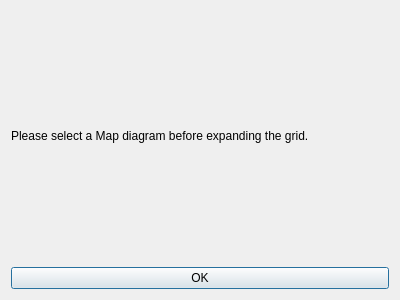
<?xml version="1.0" encoding="UTF-8"?>
<ui version="4.0">
 <class>Dialog</class>
 <widget class="QDialog" name="Dialog">
  <property name="geometry">
   <rect>
    <x>0</x>
    <y>0</y>
    <width>400</width>
    <height>300</height>
   </rect>
  </property>
  <property name="windowTitle">
   <string>Dialog</string>
  </property>
  <layout class="QVBoxLayout" name="verticalLayout">
   <item>
    <widget class="QLabel" name="MapWarningDialog">
     <property name="text">
      <string>Please select a Map diagram before expanding the grid.</string>
     </property>
    </widget>
   </item>
   <item>
    <widget class="QPushButton" name="okButton">
     <property name="text">
      <string>OK</string>
     </property>
    </widget>
   </item>
  </layout>
 </widget>
 <resources/>
 <connections/>
</ui>
